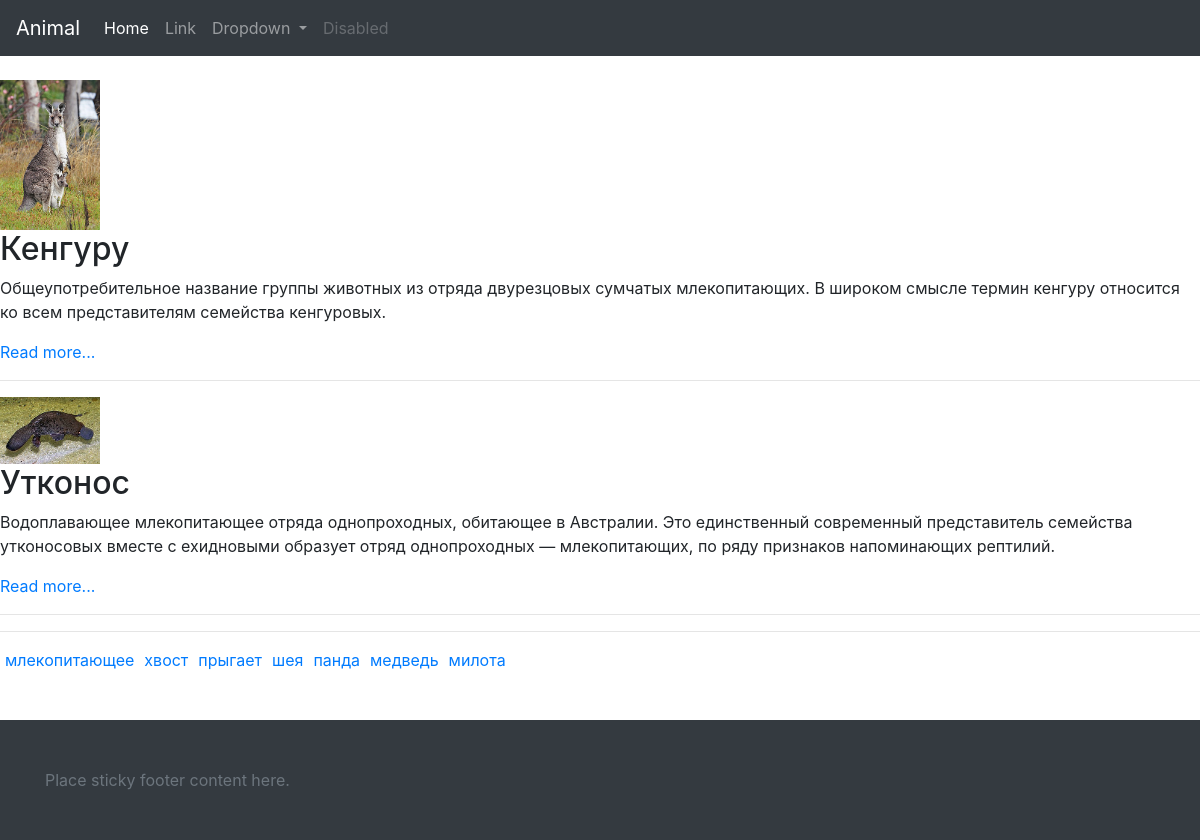
The page /tag.php?tag=хвост on the database as committed earlier.
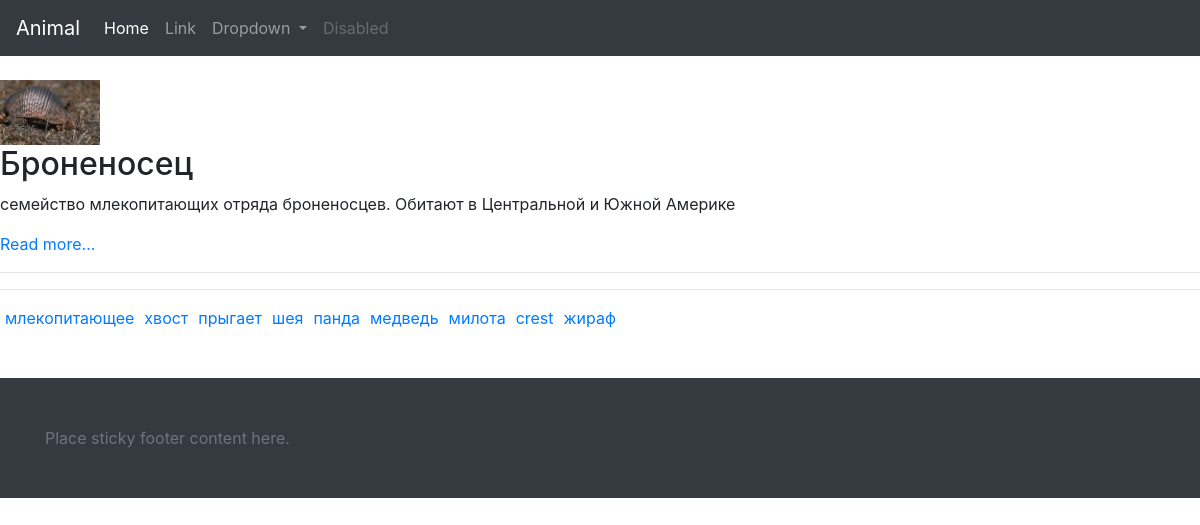
The same page on the database as committed later.
### tables this page shows
CREATE TABLE `info` (
  `id` int(11) NOT NULL,
  `title` varchar(255) NOT NULL,
  `category` int(11) NOT NULL,
  `descr_min` text NOT NULL,
  `description` text NOT NULL,
  `image` varchar(500) DEFAULT NULL
);

### core/function.php (called while the page is built, shortened)
<?php
function getAllTags($conn){
    $sql = "SELECT DISTINCT(tag) FROM tag";
    $result = mysqli_query($conn, $sql);
    $a = array();
    if (mysqli_num_rows($result) > 0) {
        while($row = mysqli_fetch_assoc($result)) {
            $a[] = $row['tag'];
        }
    }
    return $a;
}
function getPostFromTag($conn){
    $sql = "SELECT post FROM tag WHERE tag='".$_GET['tag']."'";
    $result = mysqli_query($conn, $sql);
    $a = array();
    if (mysqli_num_rows($result) > 0) {
        while($row = mysqli_fetch_assoc($result)) {
            $a[] = $row['post'];
        }
    }
    $sql = "SELECT * FROM info WHERE id in (".join(",", $a).")";
    $result = mysqli_query($conn, $sql);
    $a = array();
    if (mysqli_num_rows($result) > 0) {
        while($row = mysqli_fetch_assoc($result)) {
            $a[] = $row;
        }
    }
    return $a;
}

### tag.php (the view, shortened to what this page needs)
<?php
require_once('template/header.php');
$data = getPostFromTag($conn);
$tag = getAllTags($conn);
?>
<!DOCTYPE html>
<html lang="en">
<head>
</head>
<body>
<?php
$out = '';
for ($i=0; $i < count($data); $i++){
    $out .="<img src='/images/{$data[$i]['image']}' width='100'>";
    $out .="<h2>{$data[$i]['title']}</h2>";
    $out .="<p>{$data[$i]['descr_min']}</p>";
    $out .="<p><a href='/arcticle.php?id='{$data[$i]['id']}'>Read more...</a></p>";
    $out.='<hr>';
}
echo $out;
echo '<hr>';
for ($i=0; $i < count($tag); $i++){
    echo "<a href='/tag.php?tag={$tag[$i]}' style='padding: 5px;'>{$tag[$i]}</a>";
}
?>
<?php
    require_once('template/footer.php');
?>

Rows that differ between the two databases and show on the page:
removed info: image (picture), title "Кенгуру", descr_min "Общеупотребительное название группы животных из отряда двурезцовых сумчатых млекопитающих. В широком смысле термин кенгуру относится ко всем представителям семейства кенгуровых."
changed info: image: a different picture; title "Утконос" → "Броненосец"; descr_min "Водоплавающее млекопитающее отряда однопроходных, обитающее в Австралии. Это единственный современный представитель семейства утконосовых вместе с ехидновыми образует отряд однопроходных — млекопитающих, по ряду признаков напоминающих рептилий." → "семейство млекопитающих отряда броненосцев. Обитают в Центральной и Южной Америке"
Other text that changed with them:
new list line: "crest"
new list line: "жираф"
